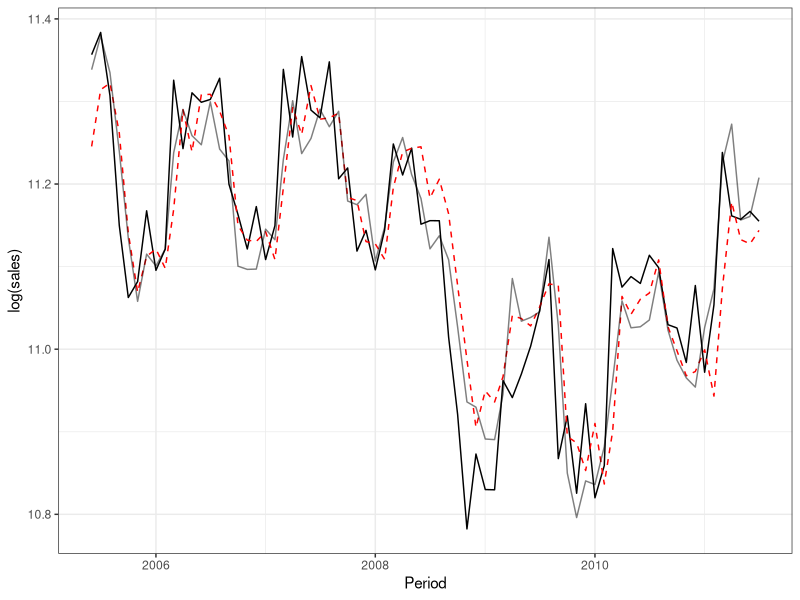
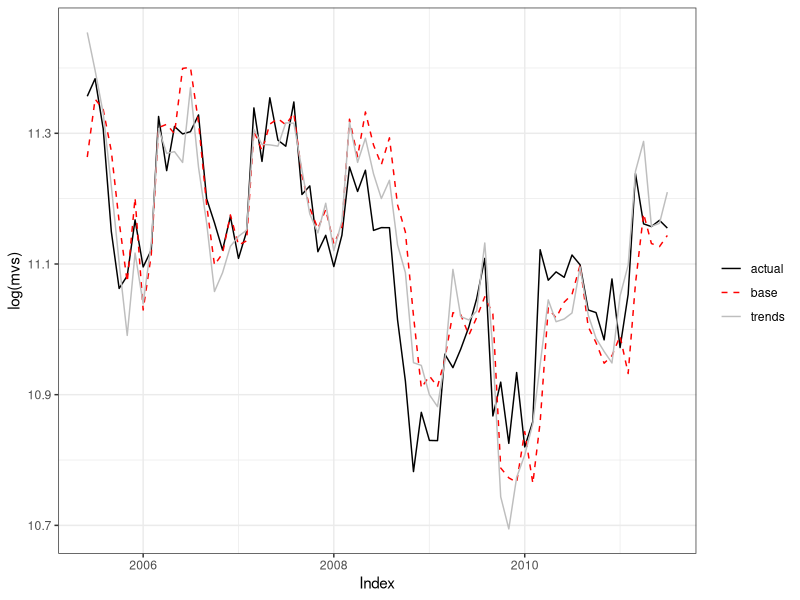
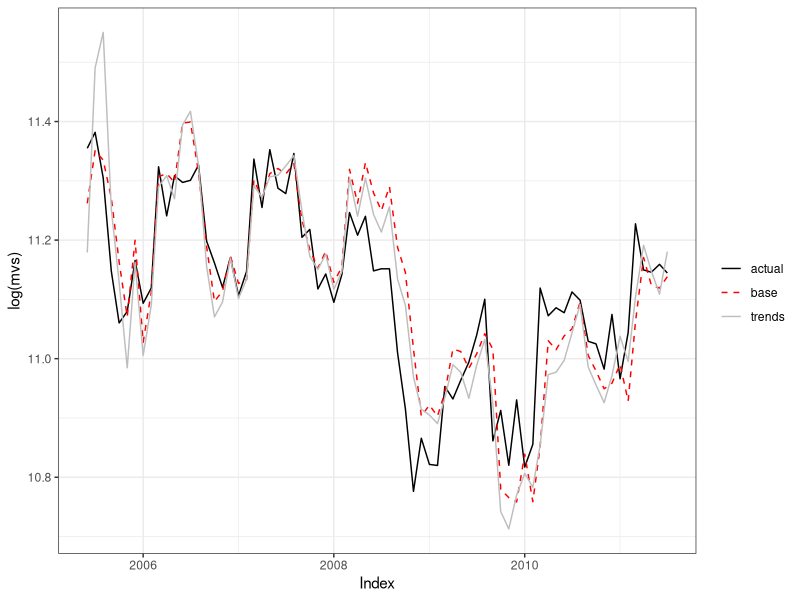
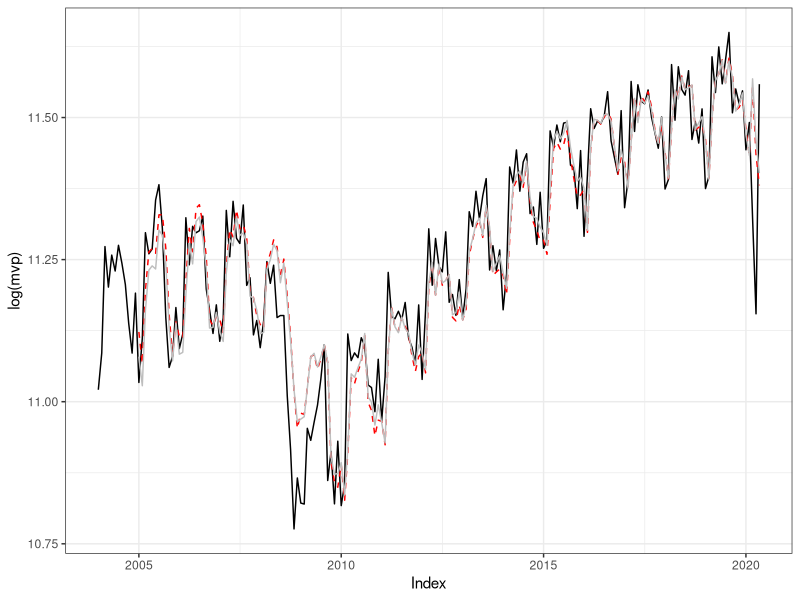
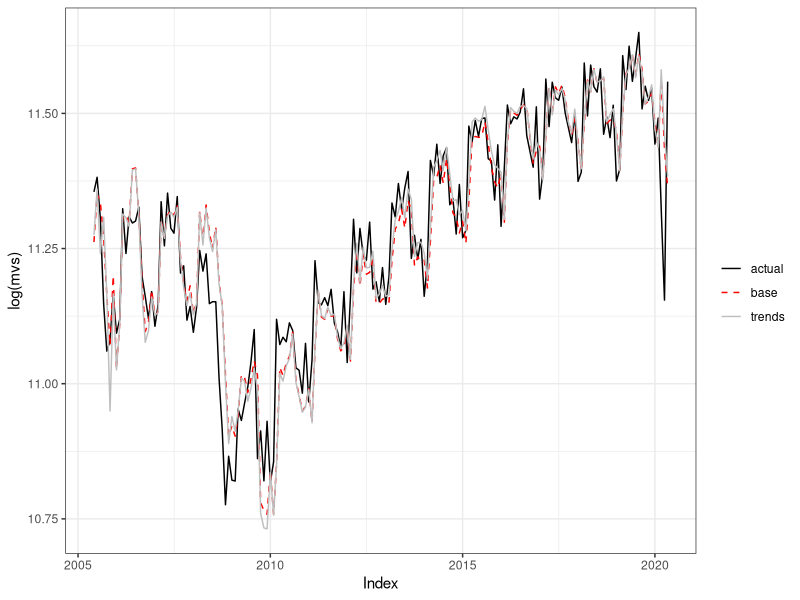
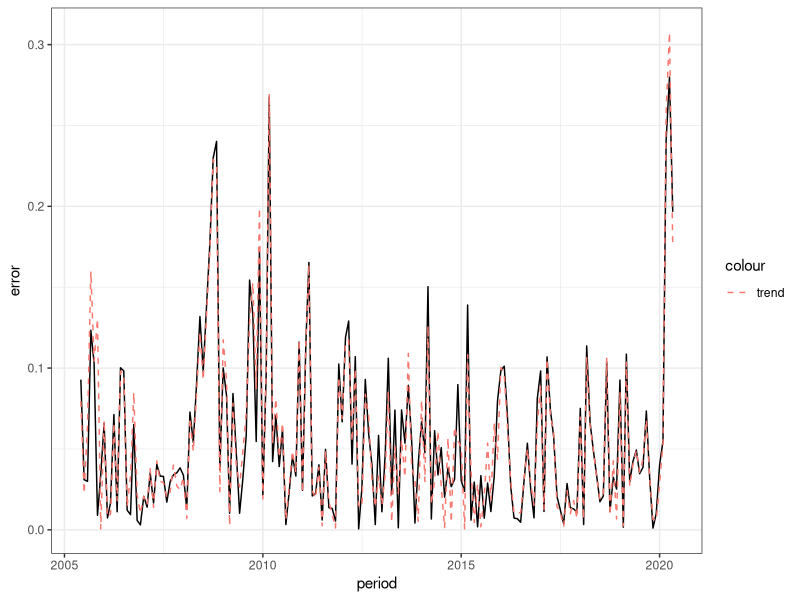

Recreate these plots in R, in order.
## ---- chunk 1
library(scales)
library(broom)
library(modelr)
library(tidyverse)
library(here)

theme_set(theme_bw())

knitr::opts_chunk$set(echo = TRUE)
## ---- chunk 2
motor_vehicles <- read.csv('merged.csv')
motor_vehicles %>%
  mutate(Period = as.Date(Period)) -> motor_vehicles

motor_vehicles %>% 
  mutate(last_month_sales = lag(sales, 1), last_year_sales = lag(sales, 12)) -> motor_vehicles

## ---- chunk 3

#Let yt be the log of the observation at time t
base_model <- lm(log(sales) ~ log(last_month_sales) + log(last_year_sales), data = motor_vehicles)

#summary(base_model)

tidy(base_model)
glance(base_model)

## ---- chunk 4

trends_model <- lm(log(sales) ~ log(last_month_sales) + log(last_year_sales) + suvs + insurance, data = motor_vehicles)

tidy(trends_model)
glance(trends_model)

## ---- chunk 5

motor_vehicles %>% 
  add_predictions(base_model, "base") %>%
  add_predictions(trends_model, "trend") -> motor_vehicles_in_sample

motor_vehicles_in_sample %>%
  filter(Period >= "2005-06-01") %>%
  ggplot(aes(x=Period, y = log(sales))) +
  geom_line() + 
  geom_line(aes(y=base), color = "red", linetype="dashed") +
  geom_line(aes(y=trend), alpha = .5)


## ---- chunk 6

#split the data 1-17 for first model

  #top_17_mv <- 
  #  filter(motor_vehicles ,Period < "2005-06-01")

#train the first model

base_line_out <- lm(log(sales) ~ log(last_month_sales) + log(last_year_sales), data=motor_vehicles[1:17,])

trend_line_out <- lm(log(sales) ~ log(last_month_sales) + log(last_year_sales) + suvs + insurance, data=motor_vehicles[1:17,])

#tidy(model_01)
#glance(model_01)

#predictions <- add_row(
# add_predictions(motor_vehicles[17,], model_01, "base_pred")) #-> predictions

#predictions <- add_predictions(motor_vehicles[18,], model_01, "base_pred")

predictions <-  motor_vehicles[18,] %>% add_predictions(base_line_out, "base_pred") %>% add_predictions(trend_line_out, "trend_pred")


#for loop adding next month data to training split

rows <- 18:90

for (row in rows) {
  
  base_line_out <- 
     lm(log(sales) ~ log(last_month_sales) + log(last_year_sales), data=motor_vehicles[1:row,])

  trend_line_out <- 
    lm(log(sales) ~ log(last_month_sales) + log(last_year_sales) + suvs + insurance, data=motor_vehicles[1:row,])
    
 # predictions <- add_row(predictions, add_predictions(motor_vehicles[row+1,], model_01, "base_pred"))
  
  predictions <- 
    add_row(predictions, add_predictions(motor_vehicles[row+1, ], base_line_out, "base_pred") %>% add_predictions(trend_line_out, "trend_pred"))
  
}


#plot
predictions %>%
  ggplot() +
  geom_line(aes(x = Period, y = log(sales), color = "actual")) +
  geom_line(aes(x = Period, y = base_pred, color = "base"), linetype = "dashed") +
  geom_line(aes(x = Period, y = trend_pred, color = "trends")) +
  scale_colour_manual("", 
                      breaks = c("actual", "base", "trends"),
                      values = c("black", "red", "grey")) +
  ylab("log(mvs)")+
  xlab("Index")

## ---- chunk 7
maebase <-
  mean(abs(predictions$base_pred - log(predictions$sales)))  #MAE for the baseline model
maetrends <-
  mean(abs(predictions$trend_pred - log(predictions$sales))) #MAE for the trends model

((maetrends - maebase)/maebase)*100
  
## ---- chunk 8

census <- read.csv("census_data.csv")

census %>% 
  mutate(Period = as.Date(Period, format= "%m/%d/%Y")) %>%
  rename("period"= "Period", "sales"="Value") -> census

#load trucks and suv trends data
trends_data_suv<- read.csv("trucks_suv_2011.csv")

trends_data_suv %>%
  rename("suv"="Geo..United.States") %>%
  mutate(Month = paste(Month, "-01", sep=""), 
         Month = as.Date(Month, format="%Y-%m-%d"))-> trends_data_suv

inner_join(census, trends_data_suv, by=c("period"="Month")) -> motor_vehicles

#load auto insurance data
trends_insurance<- read.csv("insurance_2011.csv", F)

trends_insurance %>% 
  rename("date"="V1","insurance"= "V2") %>%
  mutate(date = paste(date, "-01", sep=""), 
         date = as.Date(date, format="%Y-%m-%d"))-> trends_insurance

inner_join(motor_vehicles, trends_insurance, by=c("period"="date")) -> motor_vehicles
      
## ---- chunk 9
#adding lag columns

motor_vehicles %>% 
  mutate(last_month_sales = lag(sales, 1), last_year_sales = lag(sales, 12)) -> motor_vehicles

#base model without trends data
base_model <- lm(log(sales) ~ log(last_month_sales) + log(last_year_sales), data = motor_vehicles)

tidy(base_model)
glance(base_model)

#trends model with trends data
trends_model <- lm(log(sales) ~ log(last_month_sales) + log(last_year_sales) + suv + insurance, data = motor_vehicles)

tidy(trends_model)
glance(trends_model)

## ---- chunk 10
#first model based on the first 17 months
base_line_out <- lm(log(sales) ~ log(last_month_sales) + log(last_year_sales), data=motor_vehicles[1:17,])

trend_line_out <- lm(log(sales) ~ log(last_month_sales) + log(last_year_sales) + suv + insurance, data=motor_vehicles[1:17,])

#tidy(trend_line_out)
#glance(trend_line_out)

predictions <-  motor_vehicles[18,] %>% add_predictions(base_line_out, "base_pred") %>% add_predictions(trend_line_out, "trend_pred")


#for loop for the rolling window

#mae_base <- c(mae(base_line_out, predictions))
#mae_trend <- c(mae(trend_line_out, predictions))

rows <- 18:90
for (row in rows) {
  
  base_line_out <- 
     lm(log(sales) ~ log(last_month_sales) + log(last_year_sales), data=motor_vehicles[1:row,])

  trend_line_out <- 
    lm(log(sales) ~ log(last_month_sales) + log(last_year_sales) + suv + insurance, data=motor_vehicles[1:row,])
    
  predictions <- 
    add_row(predictions, add_predictions(motor_vehicles[row+1, ], base_line_out, "base_pred") %>% add_predictions(trend_line_out, "trend_pred"))
  
#  mae_base <- c(mae_base, mae(base_line_out, predictions))
#  mae_trend <- c(mae_trend, mae(trend_line_out, predictions))
  
}

#plot
predictions %>%
  ggplot() +
  geom_line(aes(x = period, y = log(sales), color = "actual")) +
  geom_line(aes(x = period, y = base_pred, color = "base"), linetype = "dashed") +
  geom_line(aes(x = period, y = trend_pred, color = "trends")) +
  scale_colour_manual("", 
                      breaks = c("actual", "base", "trends"),
                      values = c("black", "red", "grey")) +
  ylab("log(mvs)")+
  xlab("Index")

## ---- chunk 11
maebase <-
  mean(abs(predictions$base_pred - log(predictions$sales)))

maetrends <-
  mean(abs(predictions$trend_pred - log(predictions$sales)))

((maetrends - maebase)/maebase)*100

## ---- chunk 12
# Calculate the MAE during recession (December 2007 through June 2009)

recession <- predictions %>% filter(period > '2007-11-01' & period <= '2009-06-01')

mae_base_re <- mean(abs(recession$base_pred - log(recession$sales)))

mae_trend_re <- mean(abs(recession$trend_pred - log(recession$sales)))

((mae_trend_re - mae_base_re) / mae_base_re) * 100

## ---- chunk 13

trends_data_suv <- read.csv("trucks_suv.csv")
trends_insurance <- read.csv("auto_insurance.csv")

#reformat trends data

trends_data_suv %>%
  rename("suv"="Geo..United.States") %>%
  mutate(Month = paste(Month, "-01", sep=""), 
         Month = as.Date(Month, format="%Y-%m-%d"))-> trends_data_suv

inner_join(census, trends_data_suv, by=c("period"="Month")) -> motor_vehicles

trends_insurance %>% 
  rename("date"="Month","insurance"= "Geo..United.States") %>%
  mutate(date = paste(date, "-01", sep=""), 
         date = as.Date(date, format="%Y-%m-%d"))-> trends_insurance

inner_join(motor_vehicles, trends_insurance, by=c("period"="date")) -> motor_vehicles

#filter instances where sales is blank June 2020 not yet available
motor_vehicles %>%
  filter(!is.na(sales)) -> motor_vehicles


#adding lag columns
motor_vehicles %>% 
  mutate(last_month_sales = lag(sales, 1), last_year_sales = lag(sales, 12)) -> motor_vehicles

## ---- chunk 14

#base model without trends data
base_model <- lm(log(sales) ~ log(last_month_sales) + log(last_year_sales), data = motor_vehicles)

tidy(base_model)
glance(base_model)

#trends model with trends data
trends_model <- lm(log(sales) ~ log(last_month_sales) + log(last_year_sales) + suv + insurance, data = motor_vehicles)

tidy(trends_model)
glance(trends_model)

## ---- chunk 15
motor_vehicles %>% 
  add_predictions(base_model, "base") %>%
  add_predictions(trends_model, "trend") -> motor_vehicles_in_sample

motor_vehicles_in_sample %>%
  ggplot(aes(x=period, y = log(sales))) +
  geom_line() + 
  geom_line(aes(y=base), color = "red", linetype="dashed") +
  geom_line(aes(y=trend), color="grey") +
  xlab("Index") +
  ylab("log(mvp)")

## ---- chunk 16

#first model based on the first 17 months
base_line_out <- lm(log(sales) ~ log(last_month_sales) + log(last_year_sales), data=motor_vehicles[1:17,])

trend_line_out <- lm(log(sales) ~ log(last_month_sales) + log(last_year_sales) + suv + insurance, data=motor_vehicles[1:17,])

#tidy(trend_line_out)
#glance(trend_line_out)

predictions <-  motor_vehicles[18,] %>% add_predictions(base_line_out, "base_pred") %>% add_predictions(trend_line_out, "trend_pred")


#for loop for the rolling window

#mae_base <- c(log(predictions$base_pred) - log(predictions$sales))
#mae_trend <- c(log(predictions$trend_pred) - log(predictions$sales))

rows <- 18:196
for (row in rows) {
  
  base_line_out <- 
     lm(log(sales) ~ log(last_month_sales) + log(last_year_sales), data=motor_vehicles[1:row,])

  trend_line_out <- 
    lm(log(sales) ~ log(last_month_sales) + log(last_year_sales) + suv + insurance, data=motor_vehicles[1:row,])
    
  predictions <- 
    add_row(predictions, add_predictions(motor_vehicles[row+1, ], base_line_out, "base_pred") %>% add_predictions(trend_line_out, "trend_pred"))
  
  #mae_base <- c(log(predictions$base_pred) - log(predictions$sales))
  #mae_trend <- c(log(predictions$trend_pred) - log(predictions$sales))
  
}

#plot
predictions %>%
  ggplot() +
  geom_line(aes(x = period, y = log(sales), color = "actual")) +
  geom_line(aes(x = period, y = base_pred, color = "base"), linetype = "dashed") +
  geom_line(aes(x = period, y = trend_pred, color = "trends")) +
  scale_colour_manual("", 
                      breaks = c("actual", "base", "trends"),
                      values = c("black", "red", "grey")) +
  ylab("log(mvs)")+
  xlab("Index")

## ---- chunk 17

#data.frame(predictions, mae_base, mae_trend) 

predictions %>%
  mutate(mae_base = abs(predictions$base_pred - log(predictions$sales))) %>%
  mutate(mae_trend = abs(predictions$trend_pred - log(predictions$sales))) %>%
  ggplot(aes(x=period, y=mae_base)) +
  geom_line(aes(color="base"), color = "black") +
  geom_line(aes(x=period, y=mae_trend, color="trend"), linetype = "dashed") +
  ylab("error")


## ---- chunk 18
maebase <-
  mean(abs(predictions$base_pred - log(predictions$sales)))

maetrends <-
  mean(abs(predictions$trend_pred - log(predictions$sales)))

((maetrends - maebase)/maebase)*100

## ---- chunk 19
# Calculate the MAE during recession (December 2007 through June 2009)

recession <- predictions %>% filter(period > '2007-11-01' & period <= '2009-06-01')

mae_base_re <- mean(abs(recession$base_pred - log(recession$sales)))

mae_trend_re <- mean(abs(recession$trend_pred - log(recession$sales)))

((mae_trend_re - mae_base_re) / mae_base_re) * 100

## ---- chunk 20
covid19 <- predictions %>% filter(period >= '2020-03-01')

mae_base_re <- mean(abs(covid19$base_pred - log(covid19$sales)))

mae_trend_re <- mean(abs(covid19$trend_pred - log(covid19$sales)))

((mae_trend_re - mae_base_re) / mae_base_re) * 100

